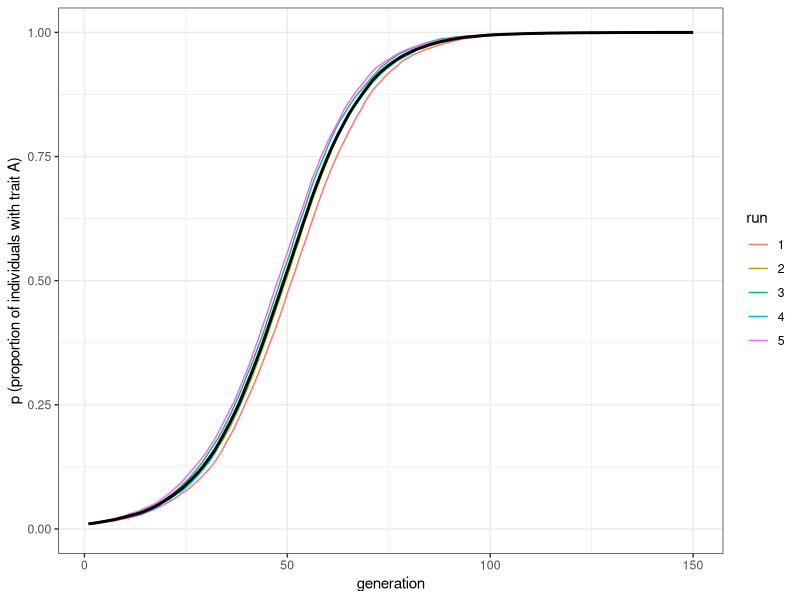
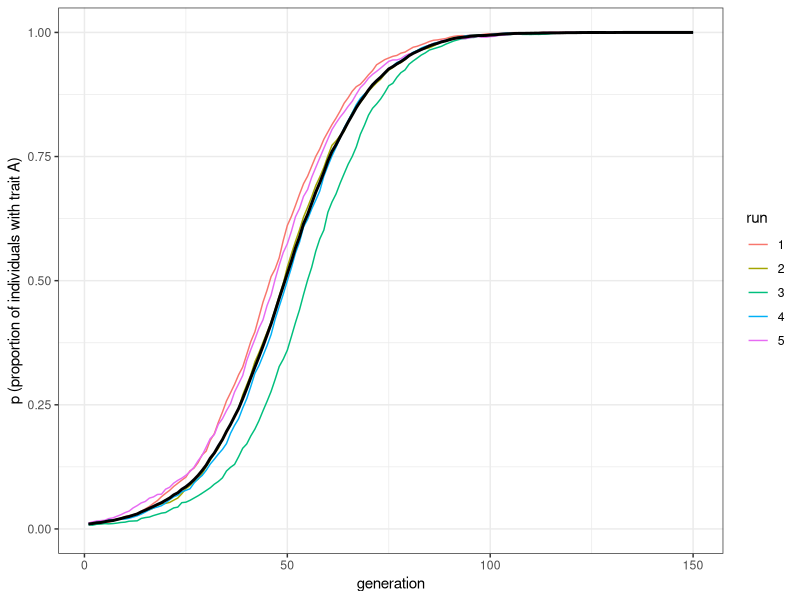
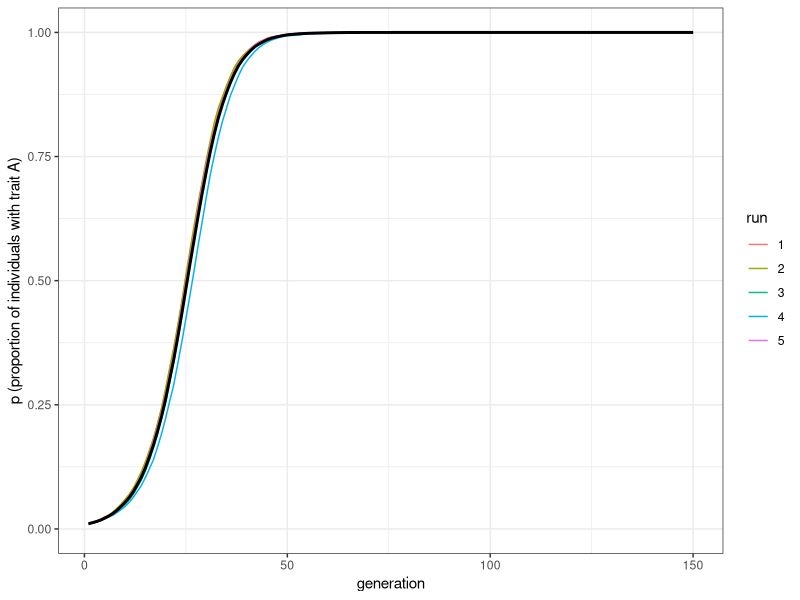
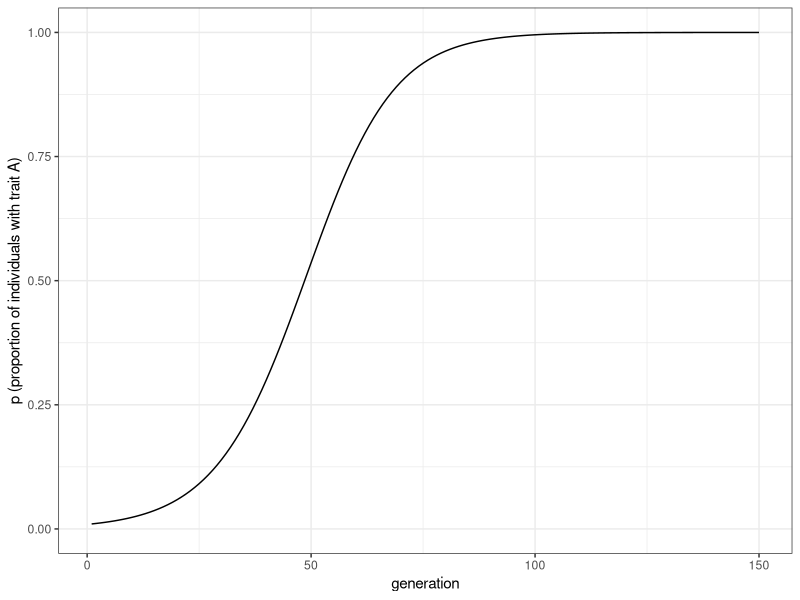

Recreate these plots in R, in order.
## ---- chunk 1
library(tidyverse)

biased_transmission_direct <- function (N, s_a, s_b, p_0, t_max, r_max) {
  
  output <- tibble(generation = rep(1:t_max, r_max), p = as.numeric(rep(NA, t_max * r_max)), run = as.factor(rep(1:r_max, each = t_max)))
  
  for (r in 1:r_max) {
  
    population <- tibble(trait = sample(c("A", "B"), N, replace = TRUE, prob = c(p_0, 1 - p_0))) # create first generation
    
    output[output$generation == 1 & output$run == r, ]$p <- sum(population$trait == "A") / N # add first generation's p for run r

    for (t in 2:t_max) {
    
      previous_population <- population # copy individuals to previous_population tibble
      
      demonstrator_trait <- tibble(trait = sample(previous_population$trait, N, replace = TRUE)) 
      # for each individual, pick a random individual from the previous generation to act as demonstrator and store their trait
      
      # biased probabilities to copy:
      copy_a <- sample(c(TRUE, FALSE), N, prob = c(s_a, 1 - s_a), replace = TRUE) 
      copy_b <- sample(c(TRUE, FALSE), N, prob = c(s_b, 1 - s_b), replace = TRUE) 
      
      if (nrow(population[copy_a & demonstrator_trait == "A", ]) > 0) {
        population[copy_a & demonstrator_trait == "A", ]$trait <- "A" 
      }  
      
      if (nrow(population[copy_b & demonstrator_trait == "B", ]) > 0) {
        population[copy_b & demonstrator_trait == "B", ]$trait <- "B" 
      }  
      output[output$generation == t & output$run == r, ]$p <- sum(population$trait == "A") / N # get p and put it into output slot for this generation t and run r
    }
  }
  output # export data from function
}
## ---- chunk 2
plot_multiple_runs <- function(data_model) {
  ggplot(data = data_model, aes(y = p, x = generation)) +
    geom_line(aes(colour = run)) +
    stat_summary(fun = mean, geom = "line", size = 1) +
    ylim(c(0, 1)) +
    theme_bw() +
    labs(y = "p (proportion of individuals with trait A)")
}
## ---- chunk 3
data_model <- biased_transmission_direct(N = 10000, s_a = 0.1, s_b = 0 , p_0 = 0.01, t_max = 150, r_max = 5)
plot_multiple_runs(data_model)
## ---- chunk 4
data_model <- biased_transmission_direct(N = 10000, s_a = 0.6, s_b = 0.5 , p_0 = 0.01, t_max = 150, r_max = 5)
plot_multiple_runs(data_model)
## ---- chunk 5
data_model <- biased_transmission_direct(N = 10000, s_a = 0.2, s_b = 0 , p_0 = 0.01, t_max = 150, r_max = 5)
plot_multiple_runs(data_model)
## ---- chunk 6
t_max <- 150
s <- 0.1

pop_analytical <- tibble(p = rep(NA, t_max), generation = 1:t_max)
pop_analytical$p[1] <- 0.01

for (i in 2:t_max) {
  pop_analytical$p[i] <- pop_analytical$p[i - 1] + pop_analytical$p[i - 1] * (1 - pop_analytical$p[i - 1]) * s
}

ggplot(data = pop_analytical, aes(y = p, x = generation)) +
  geom_line() +
  ylim(c(0, 1)) +
  theme_bw() +
  labs(y = "p (proportion of individuals with trait A)")
